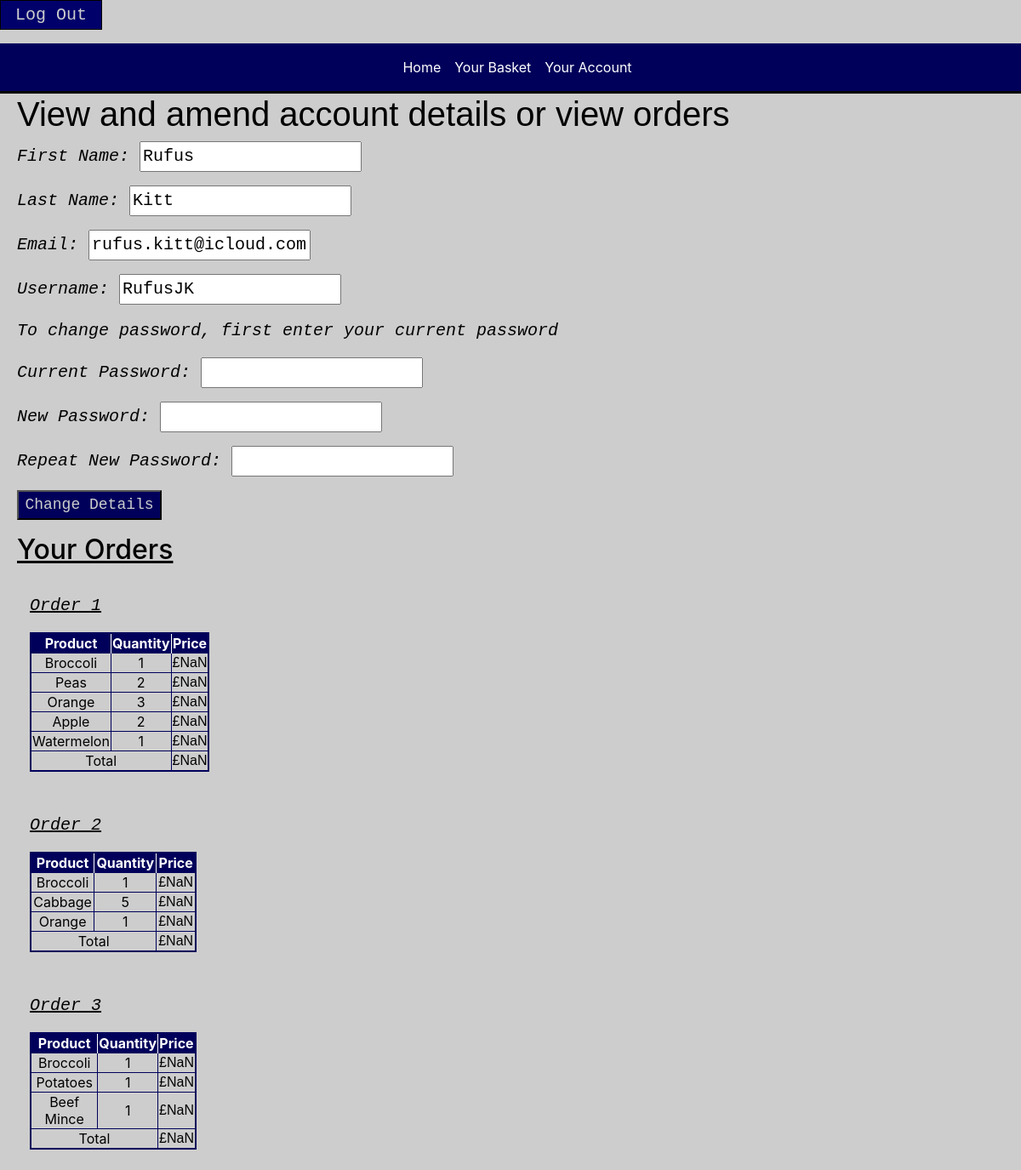
The page /account (signed in) on the database its author committed.
### app/models.py (models this page shows, shortened)
class Customer(db.Model):
    id = db.Column(db.Integer, primary_key=True)
    first_name = db.Column(db.String(20), index=True)
    last_name = db.Column(db.String(20))
    email = db.Column(db.String(50), unique=True)
    username = db.Column(db.String(20), unique=True)
    password = db.Column(db.String(20))
    cards = db.relationship('Card', backref='customer', lazy='dynamic')
    baskets = db.relationship('Basket', backref='customer', lazy='dynamic')

class Product(db.Model):
    id = db.Column(db.Integer, primary_key=True)
    name = db.Column(db.String(50), index=True, unique=True)
    imgurl = db.Column(db.String(500))
    category = db.Column(db.String(50))
    price = db.Column(db.Float)
    count = db.Column(db.Integer)
    rating = db.Column(db.Float)
    baskets = db.relationship('BasketProducts', backref='product', lazy='dynamic')

### app/views.py (the view, shortened to what this page needs)
@app.route('/account', methods=['GET', 'POST'])
def account():
    error = False
    passwordChange = False
    customerID = session['customer']
    customer = models.Customer.query.get(customerID)
    form = EditAccountForm()
    baskets = []
    totals = []
    for basket in customer.baskets:
        total = 0
        items = []
        for basketproduct in basket.products:
            itemInfo = []
            pID = basketproduct.product_id
            product = models.Product.query.get(pID)
            name = product.name
            price=product.price
            quantity = basketproduct.quantity
            price = price*quantity
            total = total + price
            itemInfo.append(name)
            itemInfo.append(quantity)
            itemInfo.append(price)
            items.append(itemInfo)
        baskets.append(items)
        totals.append(total)
    baskets = baskets[:-1]
    return render_template('account.html', title='Your Account', customer=customer, form=form, baskets=baskets, totals=totals, error=error)

### app/forms.py
class EditAccountForm(FlaskForm):
    first_name = StringField('FName', validators=[DataRequired()])
    last_name = StringField('LName', validators=[DataRequired()])
    email = EmailField('Email', validators=[DataRequired()])
    username = StringField('UName', validators=[DataRequired()])
    currentPassword = PasswordField('Password')
    newPassword = PasswordField('Password')
    copyPassword = PasswordField('Password')

### app/templates/account.html (shortened to what this page needs)
{% extends "base.html" %}
{% block content %}
<h1>View and amend account details or view orders</h1>
<form lang="en" action="" method="post" name="new">
    <p lang="en">
        First Name: {{ form.first_name(value=customer.first_name) }}<br>
    </p>
    <p lang="en">
        Last Name: {{ form.last_name(value=customer.last_name) }}<br>
    </p>
    <p lang="en">
        Email: {{ form.email(value=customer.email) }}<br>
    </p>
    <p lang="en">
        Username: {{ form.username(value=customer.username) }}<br>
    </p>
    <p lang="en">To change password, first enter your current password</p>
    <p lang="en">
        Current Password: {{ form.currentPassword }}<br>
    </p>
    <p lang="en">
        New Password: {{ form.newPassword }}<br>
    </p>
    <p lang="en">
        Repeat New Password: {{ form.copyPassword }}<br>
    </p>
    <p lang="en"><input class="changeButton" type="submit" value="Change Details"></p>
</form>
<h2 lang="en"><u>Your Orders</u></h2>
<div class="col-3">
{% for basket in baskets %}
    <br>
    <p><u>Order {{loop.index0 + 1}}</u></p>
    <table lang="en">
        <tr>
            <th>Product</th>
            <th>Quantity</th>
            <th>Price</th>
        </tr>
    {% for item in basket %}
        <tr>
            <td>{{item[0]}}</td>
            <td>{{item[1]}}</td>
            <td class="price">£{{item[2]}}</td>
        </tr>
    {% endfor %}
    <tr>
        <td rowspan=2 colspan=2>Total</th>
        <td class="price">£{{totals[loop.index0]}}</th>
    </tr>
    </table>
    <br>
{% endfor %}
</div>
{% endblock %}

### app/templates/base.html (shortened to what this page needs)
<html lang="en">
    <head>
      <link rel="stylesheet" href="https://stackpath.bootstrapcdn.com/bootstrap/4.2.1/css/bootstrap.min.css">
      <link rel="stylesheet" href="static/shopStyleSheet.css">
    </head>
    <body>
      <p lang="en"><input class="button" type="button" value="Log Out"></p>
      <nav class="navbar navbar-expand-sm">
        <div class="collapse navbar-collapse" id="navbarSupportedContent">
          <ul class="navbar-nav mr-auto">
            <li lang="en" class="nav-item"><a class="nav-link" href="/home">Home<span class="sr-only">(current)</span></a></li>
            <li lang="en" class="nav-item"><a class="nav-link" href="/basket">Your Basket</a></li>
            <li lang="en" class="nav-item"><a class="nav-link" href="/account">Your Account</a></li>
          </ul>
        </div>
      </nav>
      <div class="container-fluid">
        <div class="row" id="baseContainer">
            <div class="col">
              {% block content %}{% endblock %}
            </div>
          </div>
        </div>
    </body>
  </html>

### app/static/shopStyleSheet.css (style rules this page uses)
nav { border: 3px double #000000; border-style: none none solid none; text-align: center; background-color: #00005B; }
.button { height: 35px; width: 120px; background-color: #00005B; color: #cdcdcd; }
a { color: white; }
table { border: 2px solid #00005B; border-collapse: collapse; width: 75%; }
th, td { border: 1px solid #00005B; text-align: center; }
th { color: white; background-color: #00005B; border-color: white; border-style: none solid none solid; }
body { color: #000000; background-color: #cdcdcd; }
#baseContainer { padding-left: 5px; }
h1, h3 { font-family: Arial, Helvetica, sans-serif; }
p { font-family: 'Courier New', Courier, monospace; font-size: 20px; font-style: oblique; }
.price { font-family: Arial, Helvetica, sans-serif; }
.changeButton { height: 35px; width: 170px; background-color: #00005B; color: #cdcdcd; font-size: 18px; }

### rows shown on the page
Customer: first_name "Rufus", last_name "Kitt", email "rufus.kitt@icloud.com", username "RufusJK"
Product: name "Broccoli", id "1"
Product: name "Peas", id "2"
Product: name "Orange", item "3", item "1"
Product: name "Apple", item "2"
Product: name "Watermelon", item "1"
Product: name "Cabbage", item "5"
Product: name "Potatoes", item "1"
Product: name "Beef Mince", item "1"
